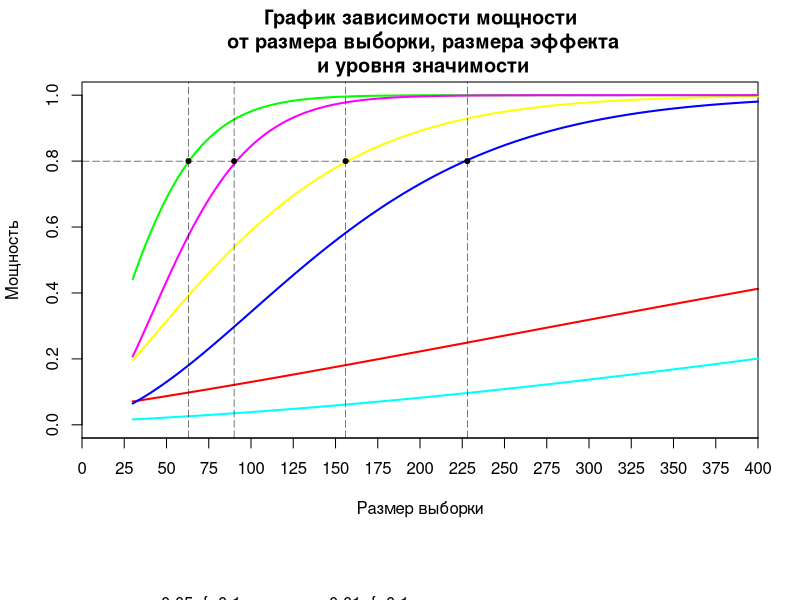
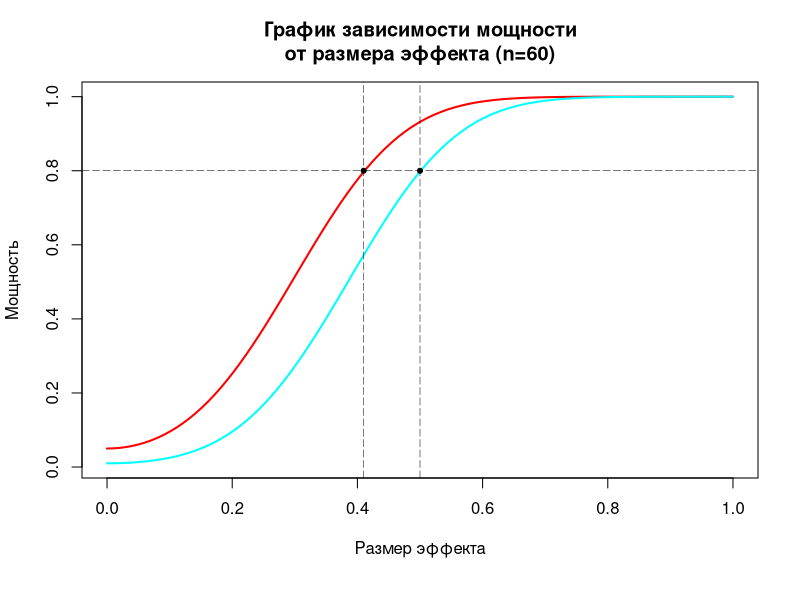
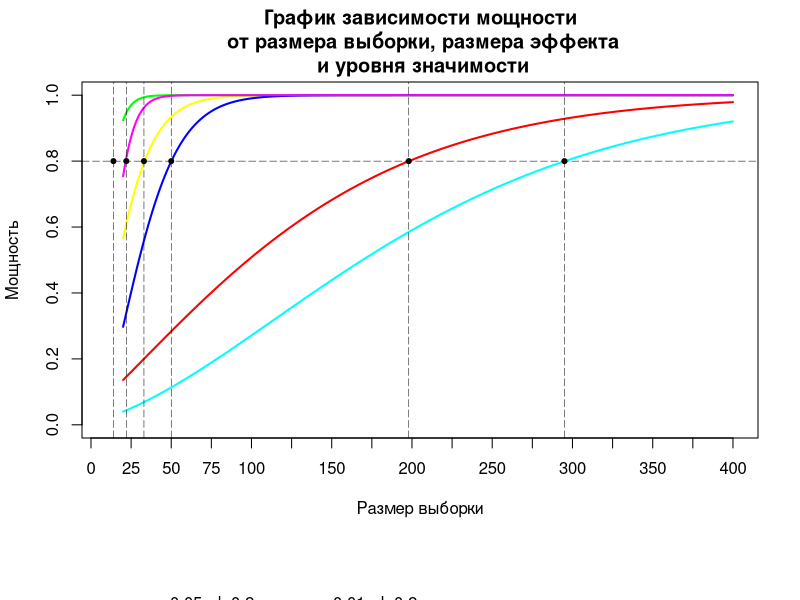

Source code (R) for these figures, in order:
library("pwr")
size <- seq(30, 400, 1)
f <- c(0.1, 0.25, 0.4) # размеры эффекта для ANOVA
sig <- c(0.05, 0.01) # уровни значимости
groups <- 3

# Функция вычисляет мощность для заданного объёма выборки
# n - общий объём выборки
power.test.anova <- function(groups, n, f, sig = 0.05) {
  fit <- pwr.anova.test(k = groups, n = size/groups, f = f, sig.level = sig, power = NULL)
  power <- fit$power
}
# Расчёт мощности для всех f и sig и внесение значений в столбцы матрицы tab
tab.size <- NULL
for (i in sig) {
  for (j in f) {
    b <- power.test.anova(f = j, sig = i, groups = groups, n = size)
    tab.size <- cbind(tab.size, b)
    rm(b)
  }
}
colnames(tab.size) <- rep(f,2)
rownames(tab.size) <- size

# График зависимости мощности\n от размера выборки, размера эффекта\n и уровня значимости на основании tab и size
colors <- rainbow(length(f)*length(sig))
par(mar=c(8, 4, 4, 2) + 0.1, xpd = TRUE)
matplot(size, tab.size, type = "l", lwd = 2, lty = 1, col = colors, xlab = "Размер выборки", ylab = "Мощность", xlim = c(0, max(size)), ylim = c(0, 1), xaxs = "i", yaxs = "r", xaxt = "n")
axis(1, at= seq(0, 400, by = 25))
abline(h = 0.8, lty = "longdash", lwd = 0.5, xpd = FALSE)
title(main = "График зависимости мощности\n от размера выборки, размера эффекта\n и уровня значимости")
legend(0, -0.6, legend = c("p=0.05; f=0.1", "p=0.05; f=0.25", "p=0.05; f=0.4", "p=0.01; f=0.1", "p=0.01; f=0.25", "p=0.01; f=0.4"), col = colors, lwd = 1, lty = 1, bty = "n", xpd = TRUE, xjust=0, yjust=0.5, ncol = 2)
size.x <- c(63, 90, 156, 228)
for (i in size.x) points(i, 0.8, pch = 20)
for (i in size.x) abline(v = i, lty = "longdash", lwd = 0.5, xpd = FALSE)
#for (i in size.x) text(i + 20, 0.03, labels = i)
par(mar=c(5, 4, 4, 2) + 0.1, xpd = FALSE)

tab.power <- NULL
f <- seq(0, 1, length = 100)
size=60
for (i in sig) {
  b <- power.test.anova(f = f, sig = i, groups = groups, n = size)
  tab.power <- cbind(tab.power, b)
  rm(b)
}
colnames(tab.power) <- sig

# График зависимости мозности от размера эффекта и уровня значимости для выборки в 60 человек
colors <- rainbow(length(sig))
par(mar=c(6, 4, 4, 2) + 0.1, xpd = TRUE)
matplot(f, tab.power, type = "l", lwd = 2, lty = 1, col = colors, xlab = "Размер эффекта", ylab = "Мощность")
abline(h = 0.8, lty = "longdash", lwd = 0.5, xpd = FALSE)
title(main = "График зависимости мощности\nот размера эффекта (n=60)")
legend(0, -0.4, legend = c("p=0.05", "p=0.01"), col = colors, lwd = 1, lty = 1, bty = "n", xpd = TRUE, xjust=0, yjust=0.5, ncol = 2)
size.x <- c(0.41, 0.5)
for (i in size.x) points(i, 0.8, pch = 20)
for (i in size.x) abline(v = i, lty = "longdash", lwd = 0.5, xpd = FALSE)
#for (i in size.x) text(i + 0.05, 0.03, labels = i)
par(mar=c(5, 4, 4, 2) + 0.1, xpd=FALSE)

d <- c(0.2, 0.5, 0.8)
size <- seq(20, 400, 1)
power.test.paired <- function(n, d, sig = 0.05) {
  fit <- pwr.t.test(n = n, d = d, sig.level = sig, power = NULL, type = "paired")
  power <- fit$power
}
# Расчёт мощности для всех f и sig и внесение значений в столбцы матрицы tab
tab.size.p <- NULL
for (i in sig) {
  for (j in d) {
    b <- power.test.paired(d = j, sig = i, n = size)
    tab.size.p <- cbind(tab.size.p, b)
    rm(b)
  }
}
colnames(tab.size.p) <- rep(d,2)
rownames(tab.size.p) <- size

# График зависимости мощности от размеры выборки, размеры эффекта и уровня значимости для зависимых выборок
colors <- rainbow(length(d)*length(sig))
par(mar=c(8, 4, 4, 2) + 0.1, xpd = TRUE)
matplot(size, tab.size.p, type = "l", lwd = 2, lty = 1, col = colors, xlab = "Размер выборки", ylab = "Мощность", xlim = c(10, max(size)), ylim = c(0, 1),  xaxs = "r", yaxs = "r", xaxt = "n")
axis(1, at= seq(0, 400, by = 25))
abline(h = 0.8, lty = "longdash", lwd = 0.5, xpd = FALSE)
title(main = "График зависимости мощности\n от размера выборки, размера эффекта\n и уровня значимости")
legend(0, -0.6, legend = c("p=0.05; d=0.2", "p=0.05; d=0.5", "p=0.05; d=0.8", "p=0.01; d=0.2", "p=0.01; d=0.5", "p=0.01; d=0.8"), col = colors, lwd = 1, lty = 1, bty = "n", xpd = TRUE, xjust=0, yjust=0.5, ncol = 2)
size.x <- c(14, 22, 33, 50, 198, 295)
for (i in size.x) points(i, 0.8, pch = 20)
for (i in size.x) abline(v = i, lty = "longdash", lwd = 0.5, xpd = FALSE)
#for (i in size.x) text(i + 20, 0.03, labels = i)axi  
par(mar=c(5, 4, 4, 2) + 0.1, xpd = FALSE)
